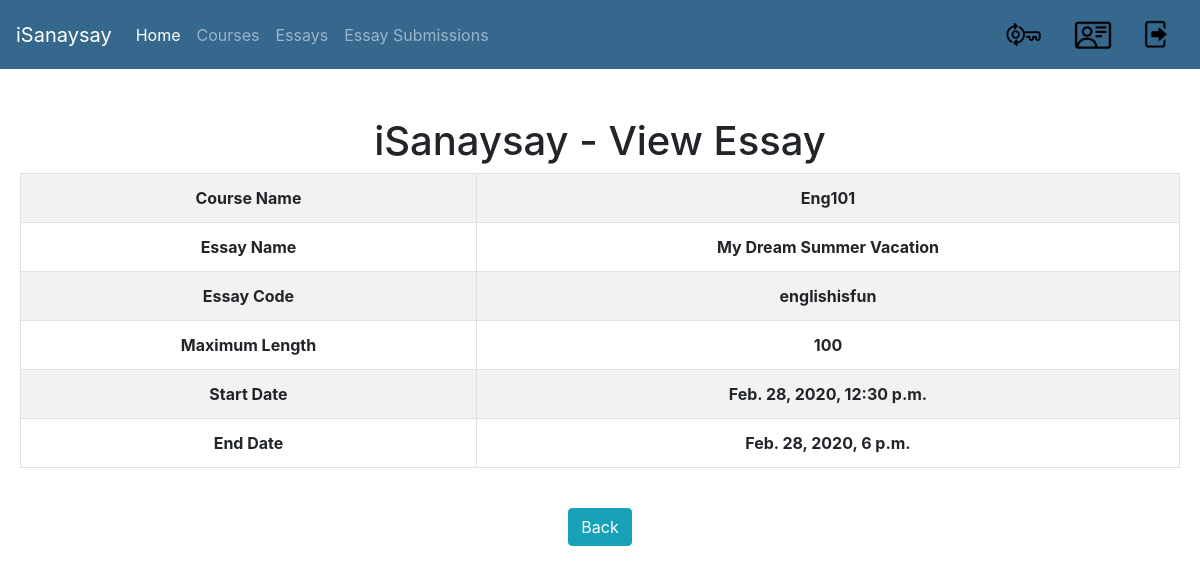
Before: /isanaysay/view_essay/2 (signed in) with the older database file.
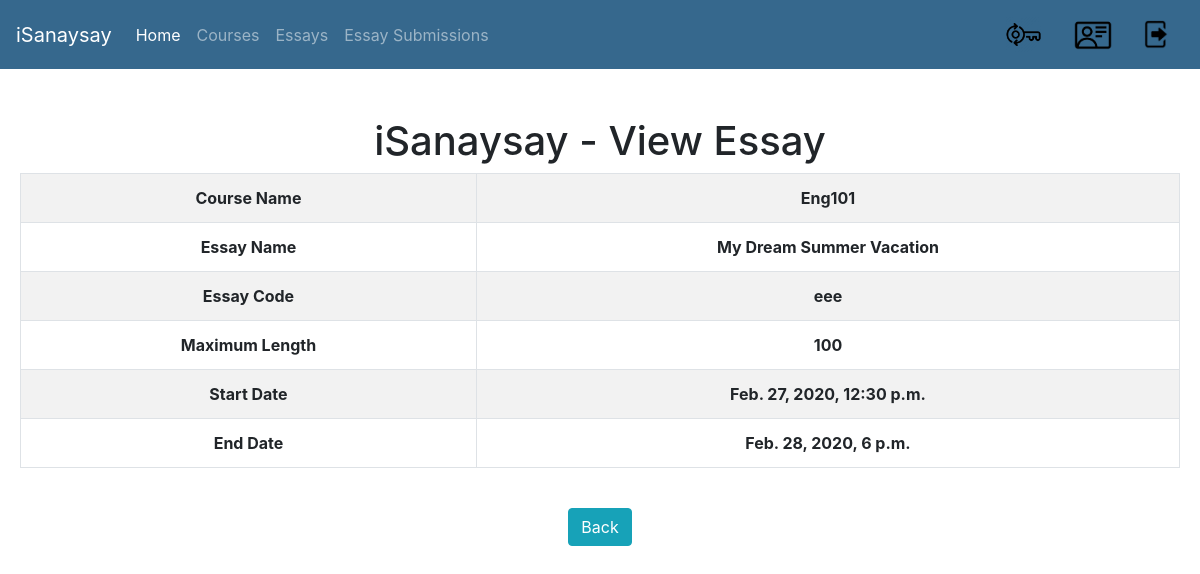
After: the same page with the newer database file.
### users/models.py (models this page shows, shortened)
class Essay(models.Model):
    course = models.ForeignKey(Course, verbose_name="Course", on_delete = models.CASCADE)
    name = models.CharField(verbose_name="Essay Name", max_length=300)
    essay_description = models.CharField(verbose_name="Essay Description", max_length=1500)
    essay_code = models.CharField(verbose_name="Essay Code", max_length=100)
    maximum_length = models.IntegerField(verbose_name="Maximum Length")
    start_date_time = models.DateTimeField(verbose_name="Essay Start Date and Time")
    end_date_time = models.DateTimeField(verbose_name="Essay End Date and Time")
    criteria_no_1 = models.FloatField(verbose_name="Grammar",default=0)
    criteria_no_2 = models.FloatField(verbose_name="Spelling",default=0)
    criteria_no_3 = models.FloatField(verbose_name="Content",default=0)
    words = models.CharField(verbose_name="Words",max_length=10000,default="")

class Course(models.Model):
    pass
    semester_Choices = (
        ('A', 'First Semester'),
        ('B', 'Second Semester'),
        ('C', 'Summer'),
    )
    shoolYear_Choices = (
        ('1', '2019-2020'),
        ('2', '2020-2021'),
        ('3', '2021-2022'),
    )
    name = models.CharField(verbose_name="Course Name", max_length=128)
    course_code = models.CharField(verbose_name="Course Code", max_length=128)
    course_description = models.CharField(verbose_name="Course Description", max_length=500)
    course_detail = models.CharField(verbose_name="Course Detail", max_length=100)
    course_unit = models.IntegerField(verbose_name="Course Units", default=3)
    course_semester = models.CharField(max_length=1,choices=semester_Choices, default='A', verbose_name="Semester")
    course_school_year = models.CharField(max_length=1,choices=shoolYear_Choices, default='20', verbose_name="School Year")
    start_date = models.DateField(verbose_name="Course Start Date")
    end_date = models.DateField(verbose_name="Course End Date")
    students = models.ManyToManyField(CustomUser, related_name='students_enrolled')
    teacher = models.ForeignKey(CustomUser, verbose_name="Teacher", on_delete = models.CASCADE)
    def __str__(self):
        return "%s" % self.course_code

### users/views.py (the view)
# urls.py: url(r'^view_essay/(?P<essay_id>\d+)$', view_essay, name='view-essay'),
def view_essay(request,essay_id):
	template = "view_essay.html"
	essay = Essay.objects.get(id=int(essay_id))
	context = {
		'essay': essay,
	}
	return render(request, template, context)

### templates/view_essay.html (shortened to what this page needs)
{% extends 'base.html' %}
{% block content %}
	<div id="parent"><div id="child"><br/><br/>
		<h1>iSanaysay - View Essay</h1>
			<table class="table table-bordered table-striped">
				<tbody>
					<tr>
						<th>Course Name</th>
						<th>{{ essay.course }}</th>
					</tr>
					<tr>
						<th>Essay Name</th>
						<th>{{ essay.name }}</th>
					</tr>
					<tr>
						<th>Essay Code</th>
						<th>{{ essay.essay_code }}</th>
					</tr>
					<tr>
						<th>Maximum Length</th>
						<th>{{ essay.maximum_length }}</th>
					</tr>
					<tr>
						<th>Start Date</th>
						<th>{{ essay.start_date_time }}</th>
					</tr>
					<tr>
						<th>End Date</th>
						<th>{{ essay.end_date_time }}</th>
					</tr>
				</tbody>
			</table><br/>
		<a href="{% url 'view-essays' %}" class="btn btn-info">Back</a>
	</div></div>
{% endblock %}

Changed rows visible on the page:
changed Essay "My Dream Summer Vacation": essay_code "englishisfun" → "eee"; start_date_time "Feb. 28, 2020, 12:30 p.m." → "Feb. 27, 2020, 12:30 p.m."
